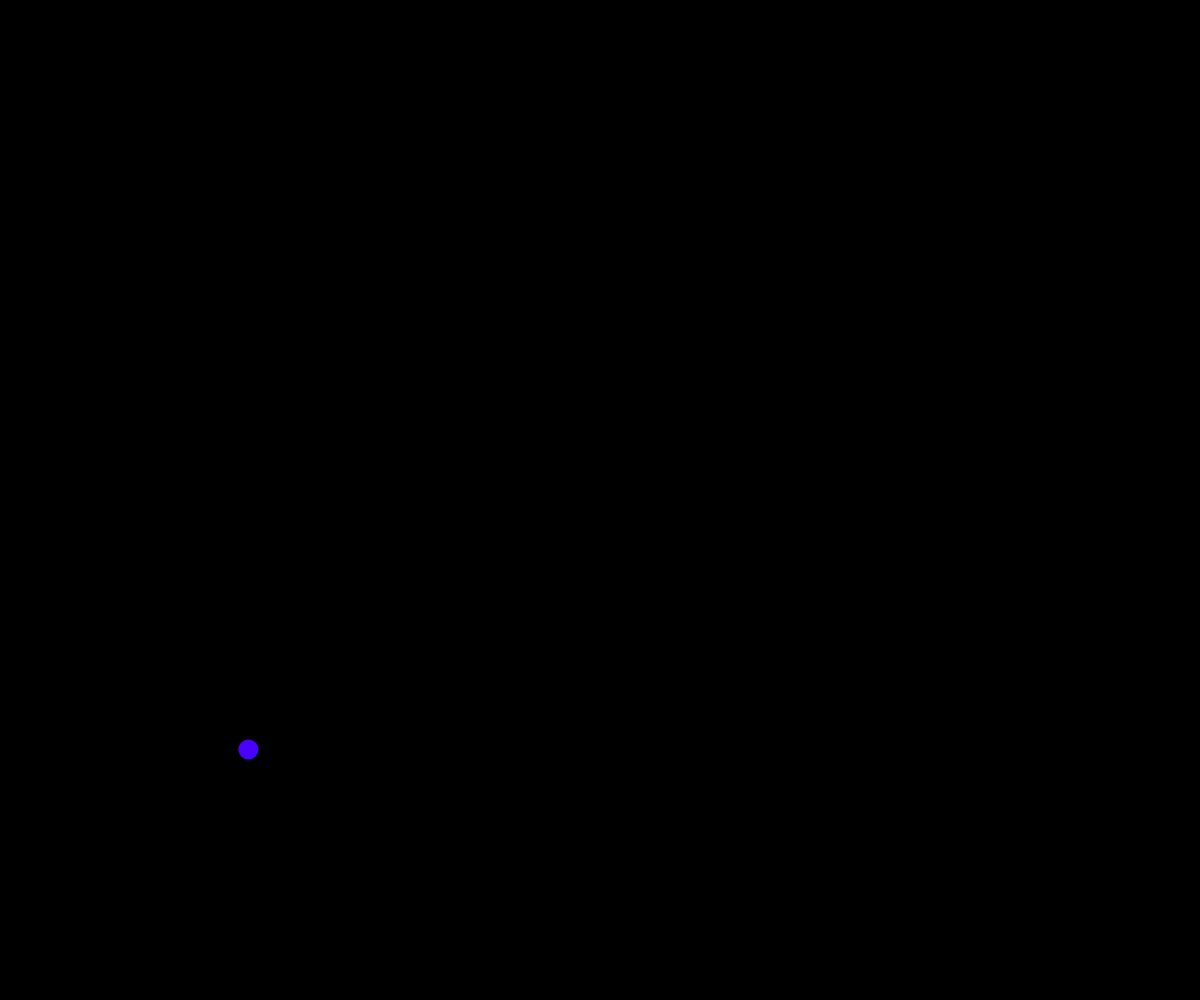
Frame 1 (no input)
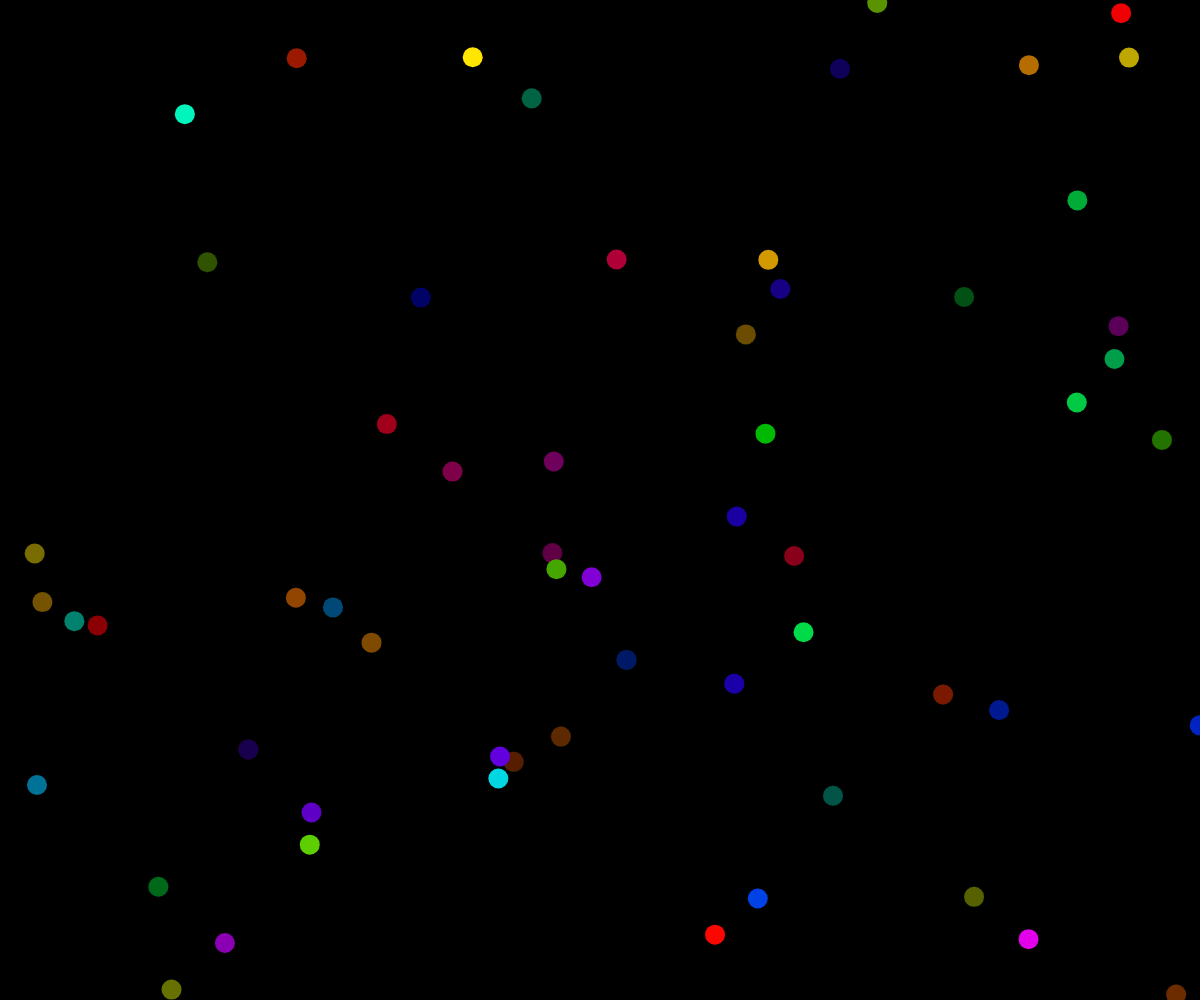
Frame 60 (no input)
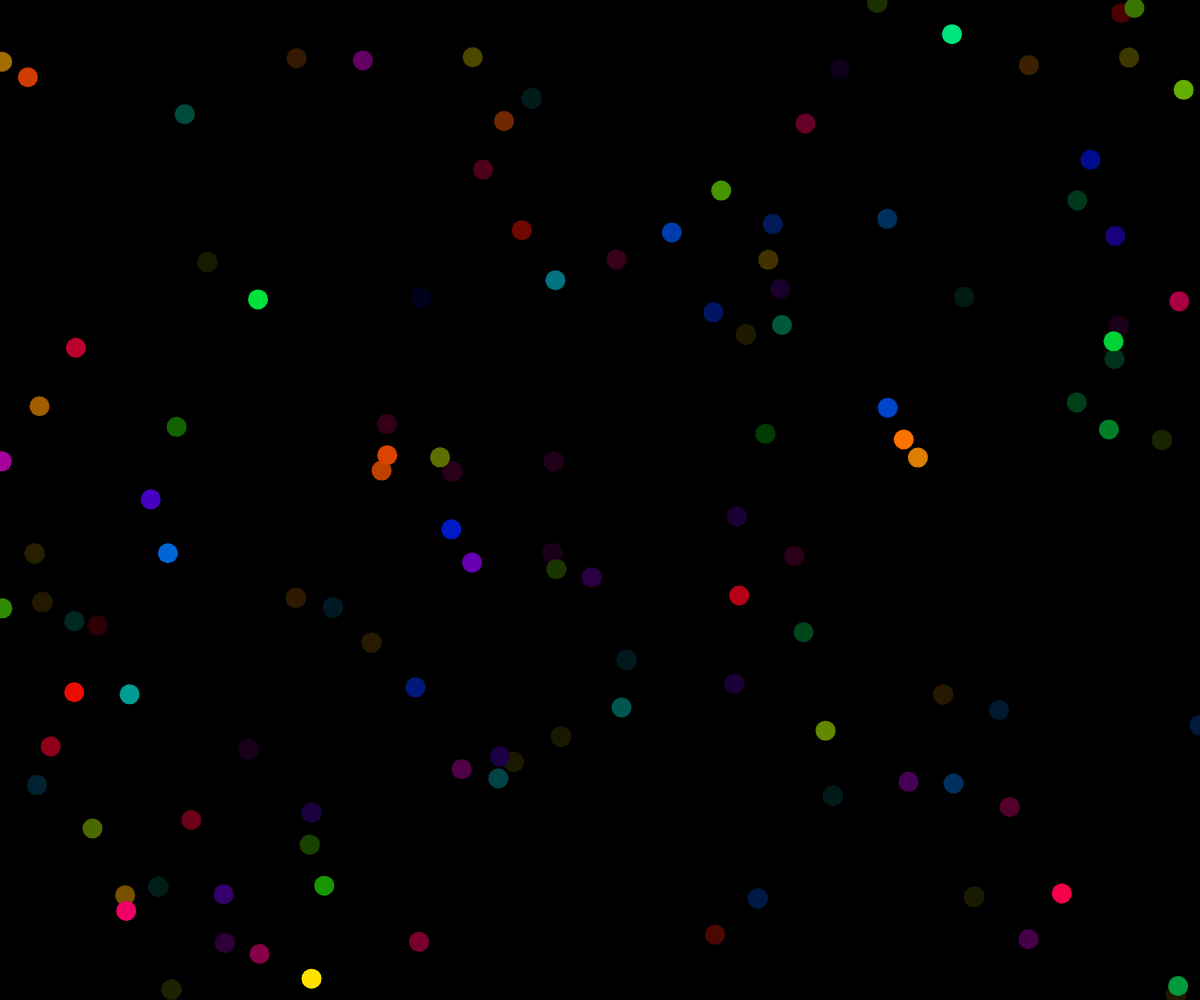
Frame 120 (the mouse pressed at the canvas centre since frame 60)

The p5.js sketch that drew these frames (run headless with seeded random() and noise() and a simulated clock; from frame 60 on, the mouse is pressed at the canvas centre):

// p5.js sketch
// ── sketch.js
function setup() {
  createCanvas(windowWidth, windowHeight);
  colorMode(HSB);
  noStroke();
  background(0)
}

function draw() {
  background(0,.02)
  fill(random(360),255,255);
  ellipse(random(width),random(height),20,20);
}
